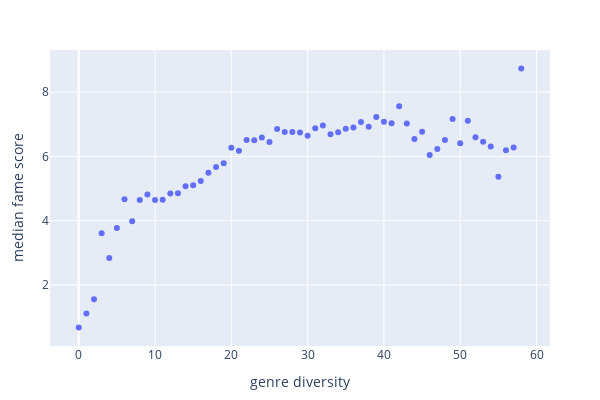

Here is the notebook cell this chart was saved with:
### Code cell
fig = px.scatter(x=mean_genre[mean_genre['fameScore']['count']>100].index, 
             y=mean_genre[mean_genre['fameScore']['count']>100]['fameScore']['median'], 
             labels={'y': 'Mean Value'})

# Reshape the figure by updating layout parameters
fig.update_layout(
    width=600,  # Set the width of the figure
    height=400,  # Set the height of the figure
    title='',  # Update the title
    xaxis_title='genre diversity',  # Update the X-axis label
    yaxis_title='median fame score',  # Update the Y-axis label
    margin=dict(l=50, r=50, b=50, t=50),  # Adjust margins if needed
)


fig.show()

### Figure 1 — Plotly figure (JSON) as saved in the notebook; plotly's stock layout.template omitted (floating-point values rounded to 4 significant figures)
{"data": [{"hovertemplate": "x=%{x}<br>Mean Value=%{y}<extra></extra>", "legendgroup": "", "marker": {"color": "#636efa", "symbol": "circle"}, "mode": "markers", "name": "", "orientation": "v", "showlegend": false, "type": "scatter", "x": [0, 1, 2, 3, 4, 5, 6, 7, 8, 9, 10, 11, 12, 13, 14, 15, 16, 17, 18, 19, 20, 21, 22, 23, 24, 25, 26, 27, 28, 29, 30, 31, 32, 33, 34, 35, 36, 37, 38, 39, 40, 41, 42, 43, 44, 45, 46, 47, 48, 49, 50, 51, 52, 53, 54, 55, 56, 57, 58], "xaxis": "x", "y": [0.6795, 1.114, 1.56, 3.609, 2.843, 3.776, 4.666, 3.98, 4.641, 4.815, 4.647, 4.65, 4.846, 4.852, 5.071, 5.102, 5.232, 5.491, 5.674, 5.788, 6.271, 6.177, 6.512, 6.504, 6.59, 6.448, 6.855, 6.764, 6.763, 6.742, 6.642, 6.88, 6.96, 6.693, 6.751, 6.861, 6.904, 7.075, 6.925, 7.231, 7.077, 7.029, 7.56, 7.028, 6.542, 6.77, 6.046, 6.232, 6.509, 7.162, 6.413, 7.107, 6.598, 6.457, 6.306, 5.369, 6.193, 6.276, 8.735], "yaxis": "y"}], "layout": {"height": 400, "legend": {"tracegroupgap": 0}, "margin": {"b": 50, "l": 50, "r": 50, "t": 50}, "title": {"text": ""}, "width": 600, "xaxis": {"anchor": "y", "domain": [0, 1], "title": {"text": "genre diversity"}}, "yaxis": {"anchor": "x", "domain": [0, 1], "title": {"text": "median fame score"}}}}
